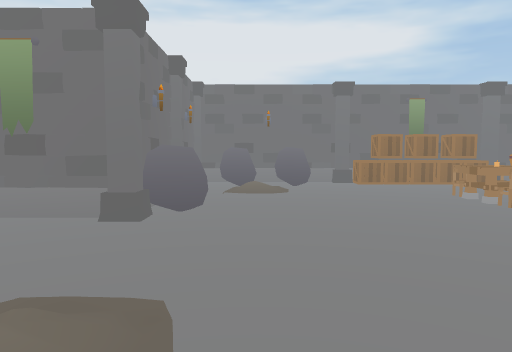
view 1 (above)

19 first-person views from a walk through a scene from a Unity 3-D project. The camera is 1.3 m above the floor, tilts 4° down and sees 70° across. The floor is counted in squares, 1 m on a side. Each view is taken from the middle of a square. On the plan, view 1 faces up. The plan holds only what a view shows up to about 15 squares ahead; the rest is blank. The player character is not drawn.

view 2
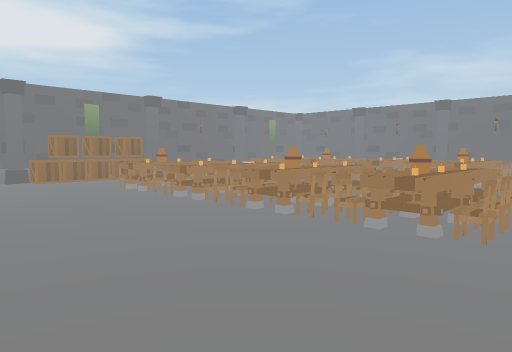

view 3
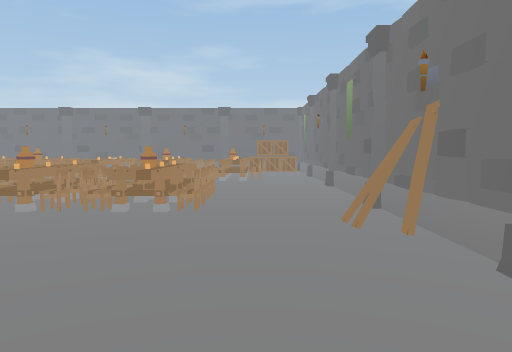

view 4
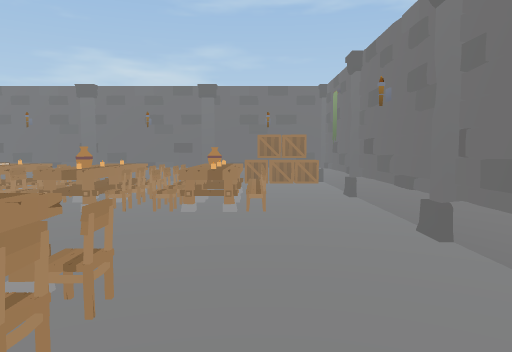

view 5
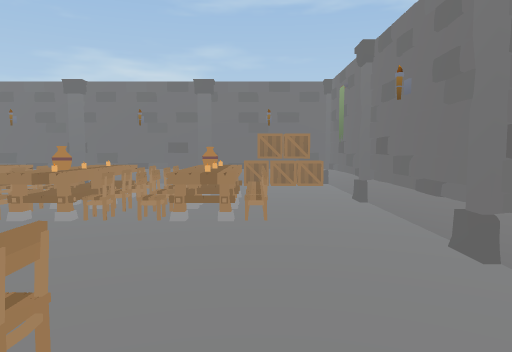

view 6
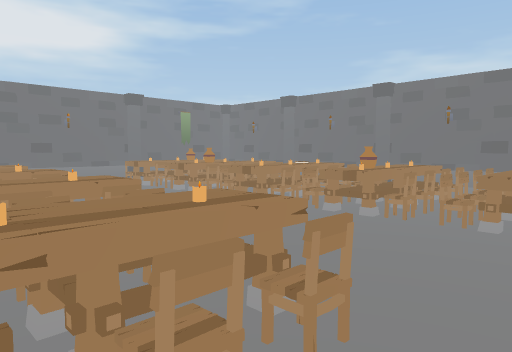

view 7
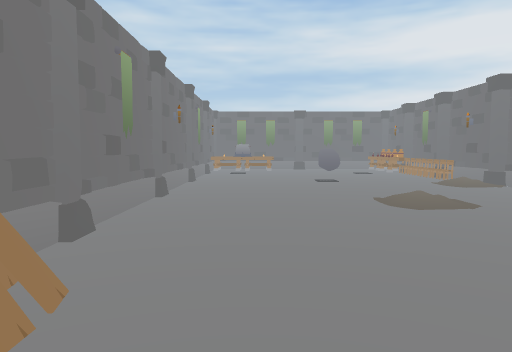

view 8
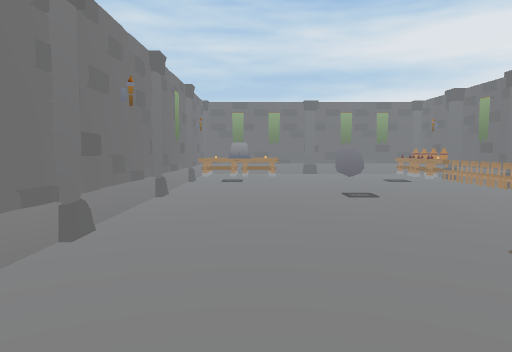

view 9
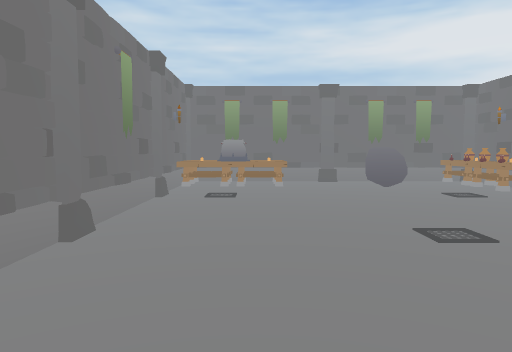

view 10
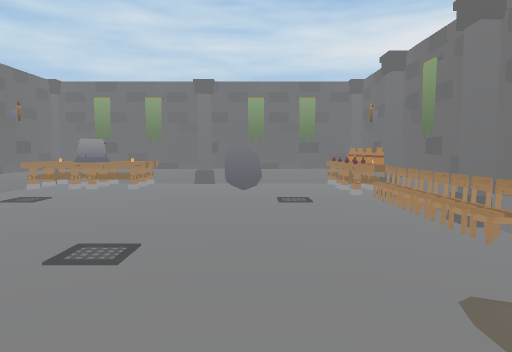

view 11
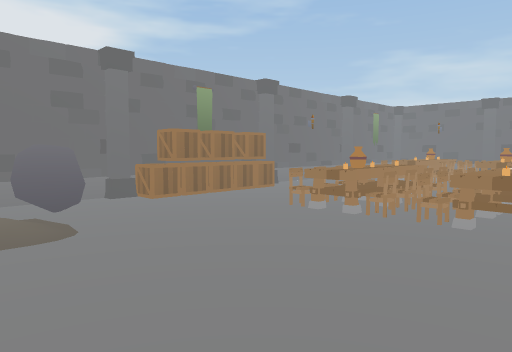

view 12
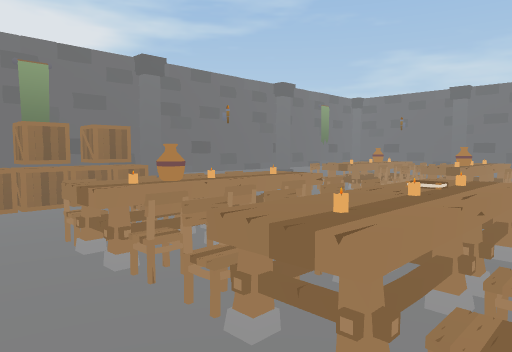

view 13
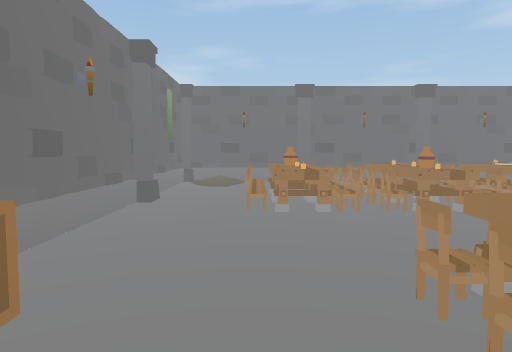

view 14
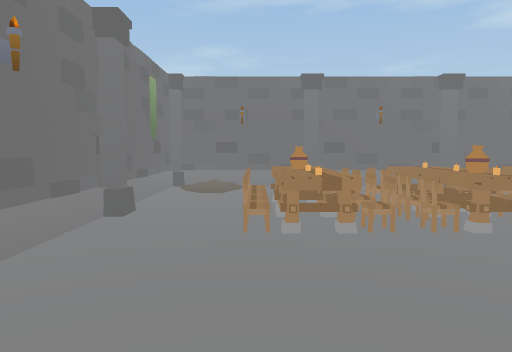

view 15
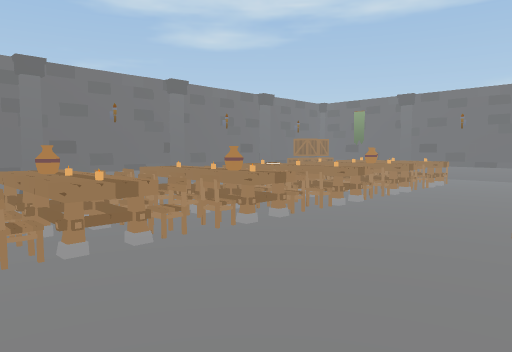

view 16
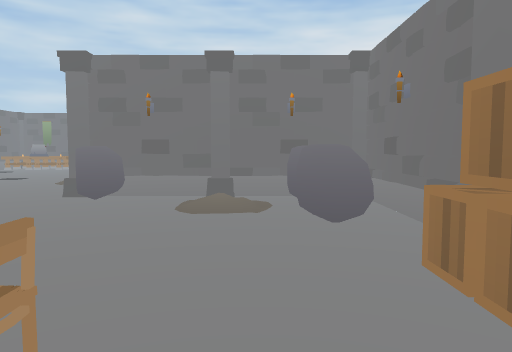

view 17
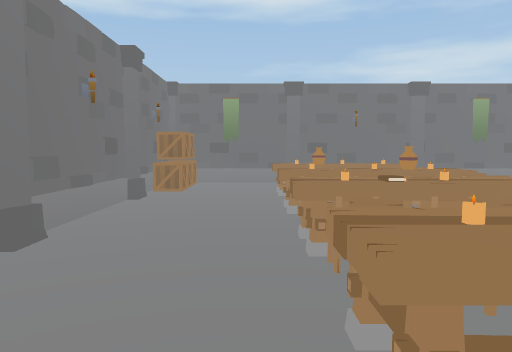

view 18
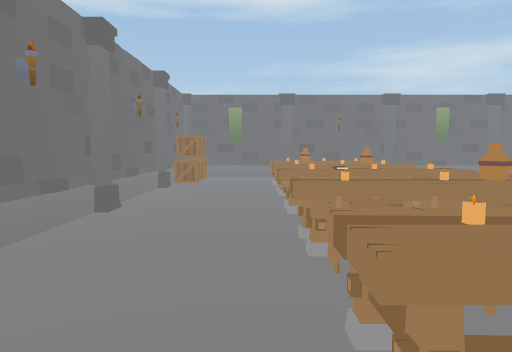

view 19
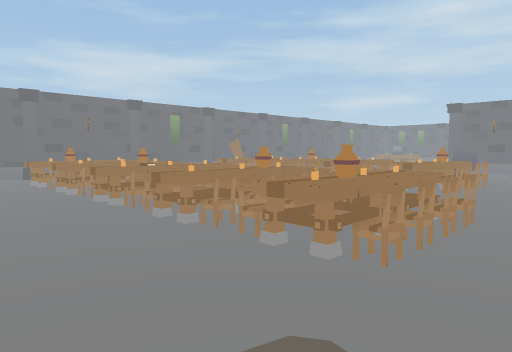

### Floor plan
Points are (right, up) in squares from view 1. A wall is a line through its corners. A room is listed if a view was taken in it or the views show most of it. See-through windows are left out.
Room 1 (views 1, 2, 3, 4, 5, 6, 7, 8, 9, 10, 11, 12, 13, 14, 15, 16, 17, 18, 19)
walls: (-2.9, 7.1) (-8.1, 7.1); (3, -4.9) (4, -4.9); (2.4, -4.9) (5.5, -4.9); (7.4, -4.9) (15.6, -4.9); (-2.5, -4.9) (0.6, -4.9); (17.4, -4.9) (21.5, -4.9) (21.5, 14.7); (18.2, -4.1) (18.7, -4.1); (-12.5, -4.9) (-4.4, -4.9); (21.3, 15.1) (-2.5, 15.1) (-2.5, 7.3); (-18.5, 6.5) (-18.5, -4.9) (-14.4, -4.9)
low walls: (4.4, -4.4) (4.9, -4.4); (18.2, -4.7) (18.7, -4.7)
objects: other object (-19, 1) to (-18, 1); other object (-19, 7); other object (-18, -4) to (-18, -3); other object (-18, -2) to (-18, -1); other object (-18, 6); other object (-18, 7); other object (-17, -3) to (-17, -2); other object (-17, 2) to (-16, 3); other object (-17, 6); other object (-16, -4) to (-16, -3); other object (-16, -2) to (-16, -1); other object (-16, 6); other object (-16, 7); other object (-15, 6); other object (-14, -5) to (-13, -5); other object (-14, 6); other object (-14, 7); other object (-13, 7); other object (-12, 7); other object (-11, 6); other object (-11, 7); other object (-10, 7); other object (-9, 7); other object (-8, -5); other object (-7, 7); other object (-4, -5) to (-3, -5); other object (-3, 11) to (-2, 11); other object (-2, 7); other object (-2, 8) to (-1, 8); other object (-1, 13) to (0, 14); other object (1, -5) to (2, -5); other object (1, 13) to (2, 14); other object (4, -4); other object (4, 14); other object (4, 15); other object (5, 14); other object (6, -5) to (7, -5); other object (6, -1); other object (6, 0); other object (6, 1) to (7, 1); other object (6, 2); other object (6, 3) to (6, 4); other object (6, 5); other object (6, 6) to (6, 7); other object (6, 8); other object (6, 9) to (6, 10); other object (6, 11); other object (6, 14); other object (7, -1); other object (7, 0); other object (7, 2); other object (7, 3); other object (7, 5); other object (7, 6); other object (7, 8); other object (7, 9); other object (7, 11); other object (7, 14); other object (8, -1); other object (8, 0) to (9, 1); other object (8, 2); other object (8, 3) to (9, 4); other object (8, 6) to (9, 7); other object (8, 9) to (9, 10); other object (8, 11); other object (8, 14) to (9, 14); other object (9, -1); other object (9, 0); other object (9, 2); other object (9, 3); other object (9, 5); other object (9, 6); other object (9, 8); other object (9, 9); other object (9, 11); other object (9, 15); other object (12, -5); other object (14, -2); other object (14, -1); other object (14, 0); other object (14, 1); other object (14, 2); other object (14, 3); other object (14, 4); other object (14, 5); other object (14, 6); other object (14, 7); other object (14, 8); other object (14, 9); other object (14, 10); other object (14, 11); other object (14, 12); other object (15, -2); other object (15, -1); other object (15, 0); other object (15, 1); other object (15, 2); other object (15, 3); other object (15, 4); other object (15, 5); other object (15, 6); other object (15, 7); other object (15, 8); other object (15, 9); other object (15, 10); other object (15, 11); other object (15, 12); other object (16, -5) to (17, -5); other object (16, -2); other object (16, -1) to (16, 0); other object (16, 1); other object (16, 2) to (16, 3); other object (16, 4); other object (16, 5); other object (16, 6); other object (16, 7); other object (16, 8) to (16, 9); other object (16, 10); other object (16, 11); other object (16, 12); other object (16, 15); other object (17, -2); other object (17, -1); other object (17, 0); other object (17, 1); other object (17, 2); other object (17, 3); other object (17, 4); other object (17, 5); other object (17, 6); other object (17, 7); other object (17, 8); other object (17, 9); other object (17, 10); other object (17, 11); other object (17, 12); other object (20, -4) to (21, -4); other object (20, -3); other object (20, -2) to (21, -2); other object (21, -3); other object (21, 0) to (22, 0); other object (21, 5) to (22, 5); other object (21, 10) to (22, 10)

Positions as (right, up) in squares from view 1, and headings:
1: (0, 0), facing up
2: (0, -2), facing up-right
3: (-2, -2), facing right
4: (6, -2), facing right
5: (7, -2), facing right
6: (7, -2), facing up-right
7: (7, -2), facing left
8: (2, -2), facing left
9: (-3, -2), facing left
10: (-4, 3), facing left
11: (-1, 5), facing up-right
12: (4, 5), facing up-right
13: (6, 12), facing right
14: (8, 12), facing right
15: (9, 13), facing down-right
16: (8, 12), facing left
17: (18, 10), facing down
18: (18, 13), facing down
19: (21, 14), facing down-left
